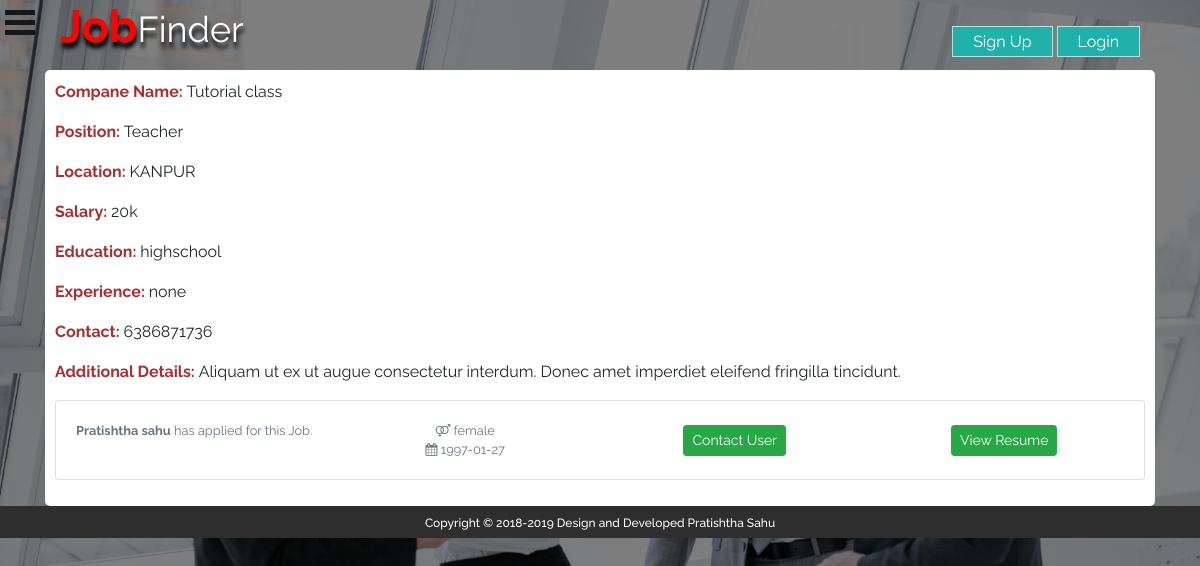
The app's page /jobportal/employer/view_job.php?jobid=27 with its own data.
### tables this page shows
CREATE TABLE `new_jobs` (
  `id` int(6) UNSIGNED NOT NULL,
  `companyname` text NOT NULL,
  `position` text NOT NULL,
  `job_type` text NOT NULL,
  `location` text NOT NULL,
  `salary` text NOT NULL,
  `education` text NOT NULL,
  `experience` text NOT NULL,
  `contact` text NOT NULL,
  `additionaldetails` text NOT NULL,
  `emp_email` text NOT NULL,
  `flag` int(11) NOT NULL,
  `applicants_id` text NOT NULL,
  `reg_date` timestamp NOT NULL DEFAULT CURRENT_TIMESTAMP ON UPDATE CURRENT_TIMESTAMP
);

CREATE TABLE `register_jobseeker` (
  `id` int(6) UNSIGNED NOT NULL,
  `Fname` text NOT NULL,
  `Lname` text NOT NULL,
  `FatherName` text NOT NULL,
  `gender` text NOT NULL,
  `dob` text,
  `phone` char(10) NOT NULL,
  `email` text NOT NULL,
  `password` varchar(30) NOT NULL,
  `address` text NOT NULL,
  `resume_file` text NOT NULL,
  `flag` int(1) NOT NULL DEFAULT '0',
  `reg_date` timestamp NOT NULL DEFAULT CURRENT_TIMESTAMP ON UPDATE CURRENT_TIMESTAMP
);

### jobportal/employer/view_job.php (the view, shortened to what this page needs)
<?php include_once('../header.php');?>
<div id="main-content">
<div id="status" class="viewJob" style="
    background-color: #fff;
    border-radius: 5px;
    padding: 10px;
">
<?php
if($_SERVER["REQUEST_METHOD"]=="GET")
{
$jobid=$_GET["jobid"];
$sql="SELECT * FROM new_jobs where id='$jobid'";
	$result=mysqli_query($conn,$sql);
	if($result->num_rows>0)
	{
		while($row=$result->fetch_assoc())
		{ ?>
	<p><label style=" display: inline; ">Compane Name: </label><?php echo $row["companyname"]; ?></p>
	<p><label style=" display: inline; ">Position: </label><?php echo $row["position"]; ?></p>
	<p><label style=" display: inline; ">Location: </label><?php echo $row["location"]; ?></p>
	<p><label style=" display: inline; ">Salary: </label><?php echo $row["salary"]; ?></p>
	<p><label style=" display: inline; ">Education: </label><?php echo $row["education"]; ?></p>
	<p><label style=" display: inline; ">Experience: </label><?php echo $row["experience"]; ?></p>
	<p><label style=" display: inline; ">Contact: </label><?php echo $row["contact"]; ?></p>
	<p><label style=" display: inline; ">Additional Details: </label><?php echo $row["additionaldetails"]; ?></p>
	<?php
	$currentjob=$row["id"];
$sql2="SELECT applicants_id FROM new_jobs WHERE id='$currentjob'";
$rresult=mysqli_query($conn,$sql2);
$rrow=$rresult->fetch_assoc();
$currentf=$rrow["applicants_id"];
$currentf=str_replace(" ","/",$currentf);
$frndarry= explode('/', $currentf);
$sql3="SELECT * FROM register_jobseeker WHERE id='$frndarry[1]'";
$result3=mysqli_query($conn,$sql3);
$row3=$result3->fetch_assoc();
if($frndarry[1]!='')
{
?>
<div class="card mb-3">
  <div class="card-body">
  <div class="row">
    <div class="col">
	<p class="card-text"><small class="text-muted"><b><?php echo $row3["Fname"].' '.$row3["Lname"]; ?></b> has applied for this Job. </small>
    </p>
    </div>
    <div class="col" style=" display: block; margin: auto; text-align: center; ">
      <small class="text-muted"><i class="fa fa-venus-mars" aria-hidden="true"></i> <?php echo $row3["gender"]; ?><br/><i class="fa fa-calendar" aria-hidden="true"></i>
 <?php echo $row3["dob"]; ?></small>
    </div>
    <div class="col" style=" display: block; margin: auto; text-align: center; ">
     <a href="mailto:<?php echo $row3["email"]; ?>" class="btn btn-success btn-sm">Contact User</a>
    </div>
    <div class="col" style=" display: block; margin: auto; text-align: center; ">
     <a href="../uploads/<?php echo $row3["resume_file"]; ?>" class="btn btn-success btn-sm">View Resume</a>
    </div>
  </div>
  </div>
</div>
<?php } }
	}
	else
	{
		echo "o result";
	}
}
?>
</div>
</div>
</div>
<?php include_once('../footer.php')?>

### jobportal/css/style.css (style rules this page uses)
body { margin: 0; font-family: Arial, Helvetica, sans-serif; }
label { font-weight:bold; }
label { color:#006666; }
div label { display: block; margin-left:0px; }
div#main-content { width: 100%; margin: 0 auto; display: inline-block; }
.searchform-home input::placeholder, { font-weight:bold; }
.viewJob label { color:#a73030; }
body { margin:0px; padding:0px; font-family: 'Raleway', sans-serif; }
.bg-image { background:linear-gradient(rgba(0,0,0,0.5),rgba(0,0,0,0.5)),url('/jobportal/image/a.jpg') no-repeat center; background-size:cover; background-attachment:fixed; overflow-x: hidden; }
label { color: #fff; }

### records on screen
new_jobs: companyname "Tutorial class", position "Teacher", location "KANPUR", salary "20k", education "highschool", experience "none", contact "6386871736", additionaldetails "Aliquam ut ex ut augue consectetur interdum. Donec amet imperdiet eleifend fringilla tincidunt.", register_jobseeker.Fname "Pratishtha", register_jobseeker.Lname "sahu", register_jobseeker.gender "female", register_jobseeker.dob "1997-01-27"
